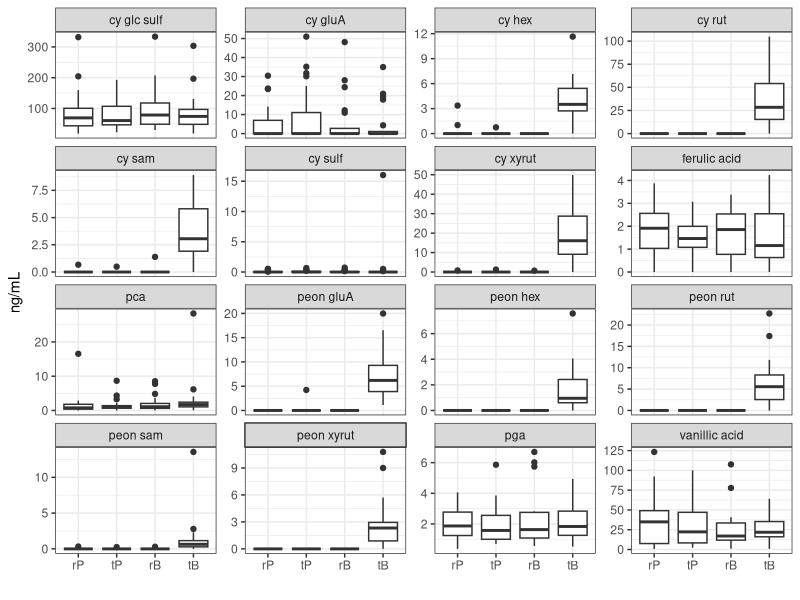
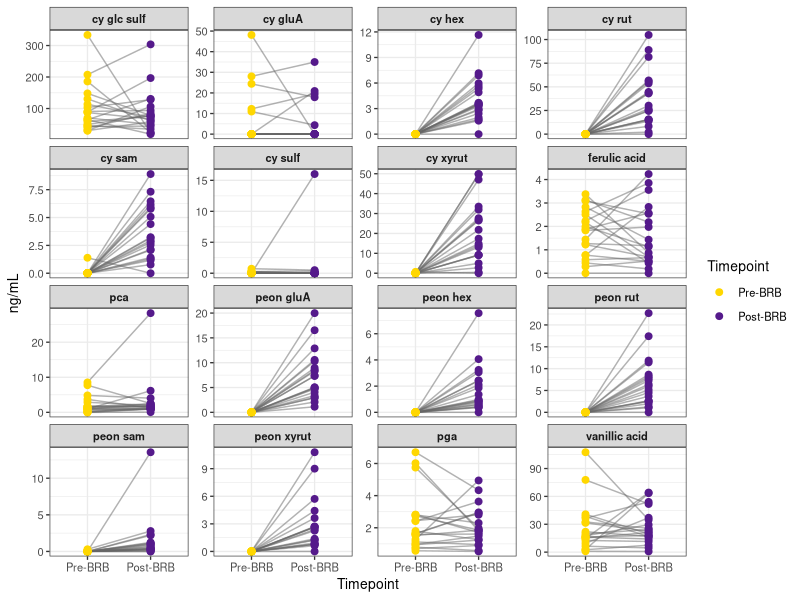
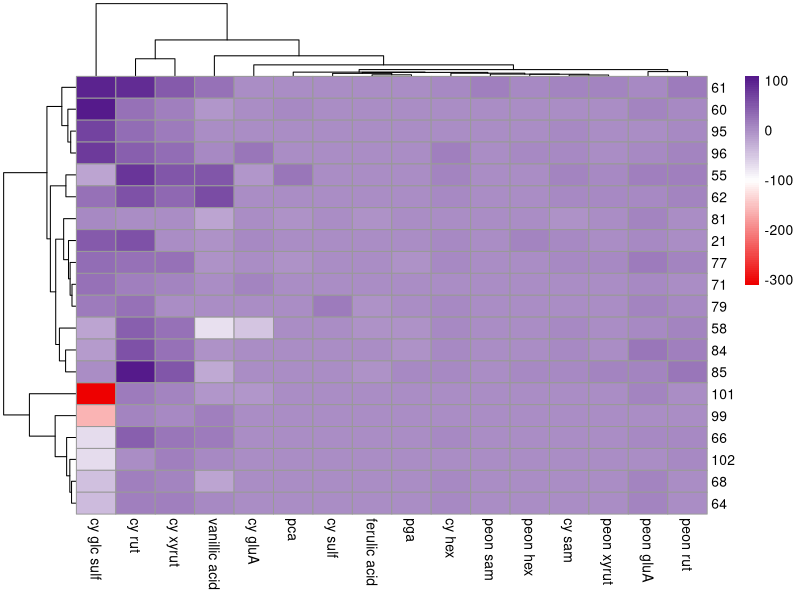
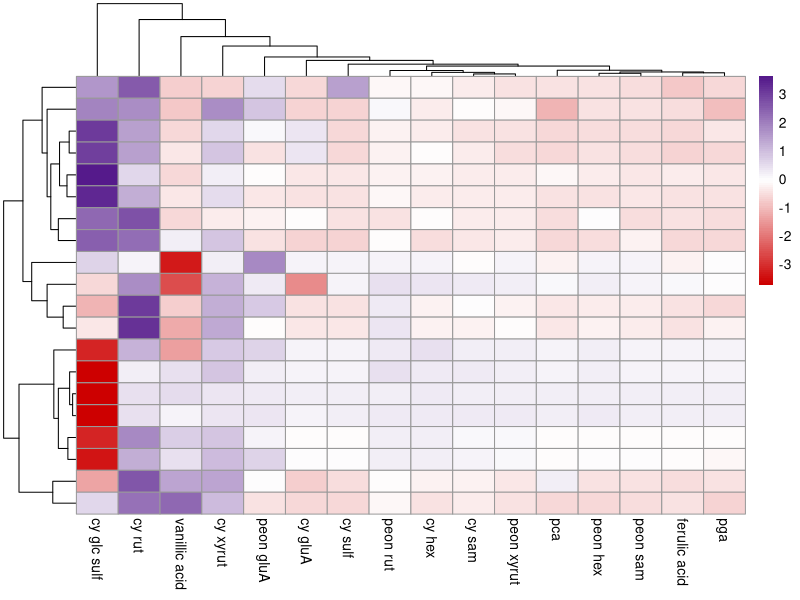
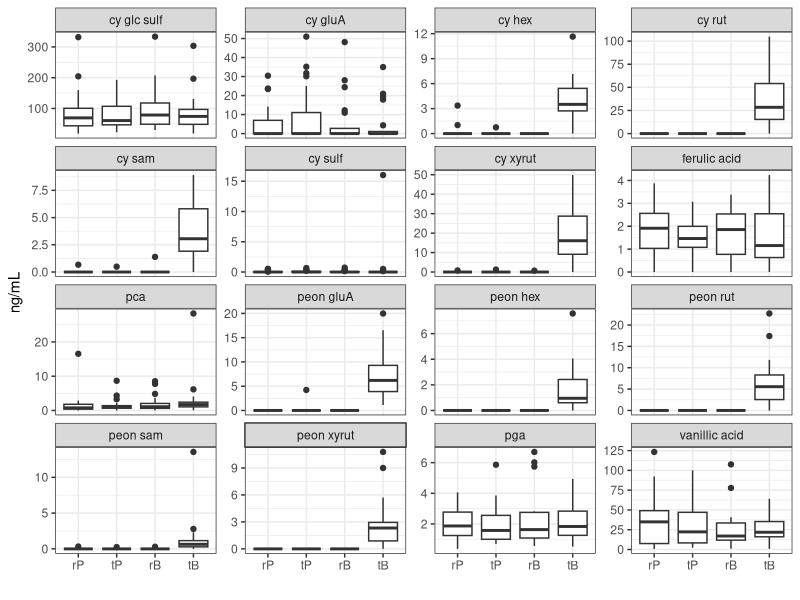
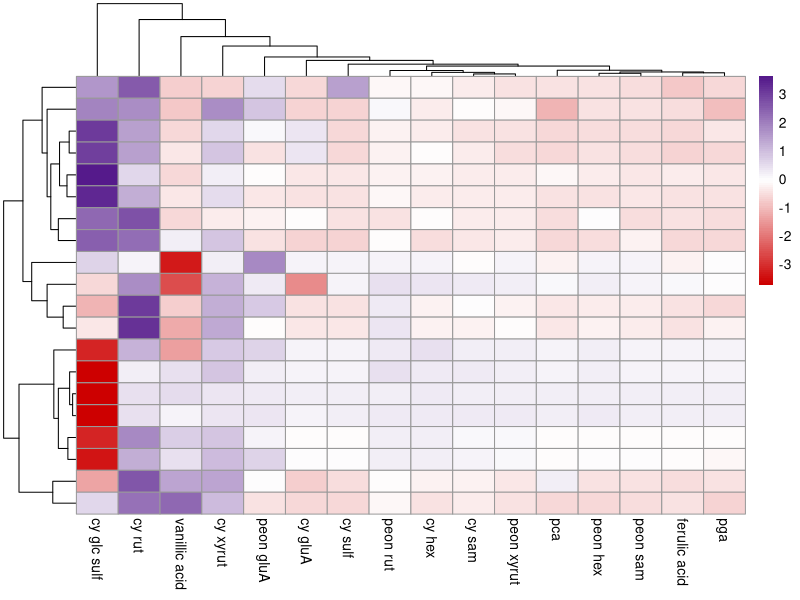

Write R code to recreate these figures, in order. (Note: this script raises an error after producing the figures.)
## ---- chunk 1
knitr::opts_chunk$set(echo = TRUE)

library(tidyverse)
library(readxl)
library(pheatmap)
library(grid)
library(svglite)
library(ggpubr)
## ---- chunk 2
key.long <- read.csv("../data/derived/timepoint_key_long.csv")
met <- read_excel("../data/raw/urine-metabolomics/Dan Urine Anthocyanin 11-10-2022.xlsx", sheet = "concentration ng mL") %>%
  filter(!is.na(`21-V2`))
## ---- chunk 3
met <- met %>%
  mutate_at(vars(-...1), ~as.numeric(.)) %>%
  mutate_at(vars(-...1), ~replace(., is.na(.), 0)) %>%
  pivot_longer(
    cols = 2:81, 
    names_to = "Sample",
    values_to = "value",
    values_transform = ~ as.numeric(gsub(",", "", .x))
  ) %>%
  rename("metabolite" = `...1`) %>%
  separate(Sample, c("Subject.Number", "v")) %>%
  mutate(v = toupper(v))
## ---- chunk 4
key.long <- key.long %>%
  mutate(v =  toupper(substr(timepoints, 11, 12)),
         v = ifelse(v == "-V", toupper(substr(timepoints, 12, 13)), v),
         Subject.Number = as.character(Subject.Number)) %>%
  select(Subject.Number, v, Timepoint) 

# join to met 
met <- met %>%
  left_join(key.long)
## ---- chunk 5
met$Timepoint <- factor(met$Timepoint, levels=c("rP", "tP", "rB", "tB"))

met %>%
  filter(!is.na(Timepoint)) %>%
  ggplot(aes(x = Timepoint, y = value)) +
  geom_boxplot() +
  facet_wrap(metabolite ~ ., scales = "free_y") +
  xlab("") +
  ylab("ng/mL") + 
  theme(base.size = 10) +
  theme_bw()

ggsave("../figures/metabolomics_boxplot.png", dev="png", height = 6, width = 5, dpi = 400)
## ---- chunk 6
# Rename levels for legend clarity
met_brb <- met %>%
  filter(Timepoint %in% c("rB", "tB")) %>%
  mutate(
    Timepoint = factor(Timepoint, levels = c("rB", "tB")),
    Timepoint = recode(Timepoint, "rB" = "Pre-BRB", "tB" = "Post-BRB")
  )

# Plot
ggplot(met_brb, aes(x = Timepoint, y = value, group = Subject.Number)) +
  geom_line(color = "gray40", alpha = 0.5) +
  geom_point(aes(color = Timepoint), size = 2) +
  facet_wrap(~ metabolite, scales = "free_y") +
  scale_color_manual(values = c("Pre-BRB" = "gold", "Post-BRB" = "purple4")) +
  labs(
    y = "ng/mL",
    x = "Timepoint"
  ) +
  theme_bw(base_size = 10) +
  theme(
    strip.text = element_text(face = "bold"),
    legend.position = "right"
  )

## ---- chunk 7
rb_tb_wide_all <- met %>%
  filter(Timepoint %in% c("rB", "tB")) %>%
  select(metabolite, Subject.Number, Timepoint, value) %>%
  pivot_wider(names_from = Timepoint, values_from = value) %>%
  mutate(change = tB - rB)

heat_data_all <- rb_tb_wide_all %>%
  select(Subject.Number, metabolite, change) %>%
  pivot_wider(names_from = metabolite, values_from = change) %>%
  column_to_rownames("Subject.Number") %>%
  as.matrix()

pheatmap(
  heat_data_all,
  cluster_rows = TRUE,
  cluster_cols = TRUE,
  color = colorRampPalette(c("red2", "white", "purple4"))(100))

## ---- chunk 8
# Z-score transform each metabolite (column)
heat_data_z <- t(scale(t(heat_data_all)))  # Rows = participants, Columns = metabolites

library(gridExtra)

ph <- pheatmap(
  heat_data_z,
  cluster_rows = TRUE,
  cluster_cols = TRUE,
  color = colorRampPalette(c("red3", "white", "purple4"))(100),
  labels_row = rep("", nrow(heat_data_z))   # remove IDs
)

ggsave("../figures/metabolomics_heatmap.svg", ph, width = 6, height = 4)


## ---- chunk 9
# Create the heatmap and store it
p <- pheatmap(
  heat_data_z,
  cluster_rows = TRUE,
  cluster_cols = TRUE,
  color = colorRampPalette(c("red3", "white", "purple4"))(100),
  silent = TRUE  # Prevents automatic plotting so we can capture it
)

# Open SVG device
svglite::svglite("../figures/metabolomics_heatmap.svg", height = 4, width = 6)

# Draw the saved gtable to the device
grid::grid.draw(p$gtable)

# Close device
dev.off()

## ---- chunk 10
# Ensure correct timepoint order
met$Timepoint <- factor(met$Timepoint, levels = c("rP", "tP", "rB", "tB"))

# Run Wilcoxon test: rB vs tB for each metabolite
sig_mets <- met %>%
  filter(Timepoint %in% c("rB", "tB")) %>%
  group_by(metabolite) %>%
  summarise(p.value = tryCatch(
    wilcox.test(value[Timepoint == "rB"], value[Timepoint == "tB"])$p.value,
    error = function(e) NA_real_
  )) %>%
  filter(p.value < 0.05) %>%
  pull(metabolite)

# Subset met for significant metabolites only
met_sig <- met %>%
  filter(metabolite %in% sig_mets)

met_comp <- met_sig %>% filter(Timepoint %in% c("rB", "tB"))

ggplot(met_comp, aes(x = Timepoint, y = value, group = Subject.Number)) +
  geom_line(alpha = 0.4) +
  geom_point(aes(color = Timepoint), size = 2) +
  facet_wrap(~ metabolite, scales = "free_y") +
  scale_color_manual(values = c("rB" = "gold", "tB" = "purple")) +
  labs(title = "Compliance Check: Metabolite Increase Post BRB",
       y = "ng/mL") +
  theme_bw(base_size = 11)

## ---- chunk 11
# Filter only rB and tB
met_rb_tb <- met %>%
  filter(Timepoint %in% c("rB", "tB"))

# Perform Wilcoxon test for each metabolite
wilcox_rb_tb <- met_rb_tb %>%
  group_by(metabolite) %>%
  summarise(
    p.value = wilcox.test(value ~ Timepoint)$p.value,
    .groups = "drop"
  ) %>%
  mutate(p.adj = p.adjust(p.value, method = "BH"),
         significant = ifelse(p.adj < 0.05, "yes", "no"))

# View significant results
wilcox_rb_tb %>% filter(significant == "yes")


## ---- chunk 12
# Get significant metabolite names
sig_metabs <- wilcox_rb_tb %>%
  filter(p.adj < 0.05) %>%
  pull(metabolite)

# Subset original data
rb_tb_data <- met %>%
  filter(Timepoint %in% c("rB", "tB"),
         metabolite %in% sig_metabs)

rb_tb_wide <- rb_tb_data %>%
  select(metabolite, Subject.Number, Timepoint, value) %>%
  pivot_wider(names_from = Timepoint, values_from = value) %>%
  mutate(change = tB - rB)
write.csv(rb_tb_wide,
          file = "../data/derived/rb_tb_wide.csv")
## ---- chunk 13
# Loop through each metabolite and plot the changes
for (metab in unique(rb_tb_wide$metabolite)) {
  p <- rb_tb_wide %>%
    filter(metabolite == metab) %>%
    ggplot(aes(x = factor(Subject.Number), y = change)) +
    geom_col(fill = "steelblue") +
    labs(title = paste("Change in", metab, "per participant"),
         x = "Subject", y = "Change (tB - rB)") +
    theme_minimal()

  print(p)  # shows the plot if interactive
  ggsave(paste0("figures/", gsub(" ", "_", metab), "_barplot.png"), plot = p, width = 6, height = 4)
}

## ---- chunk 14
my_colors <- c("#4E79A7", "#F28E2B", "#E15759", "#76B7B2", "#59A14F",
               "#EDC948", "#B07AA1", "#FF9DA7", "#9C755F", "#BAB0AC")

rb_tb_wide %>%
  ggplot(aes(x = factor(Subject.Number), y = change, fill = factor(Subject.Number))) +
  geom_col() +
  facet_wrap(~ metabolite, scales = "free_y") +
  scale_fill_manual(values = rep(my_colors, length.out = length(unique(rb_tb_wide$Subject.Number)))) +
  labs(x = "Participant ID", y = "Change in Metabolite Concentration (ng/mL)") +
  theme_minimal() +
  theme(axis.text.x = element_text(angle = 90, hjust = 1),
        legend.position = "none")


## ---- chunk 15
# Filter for rB and tB timepoints only
met_rb_tb <- met_sig %>%
  filter(Timepoint %in% c("rB", "tB"))

# Get one row per Subject.Number × metabolite with rB and tB
met_diff <- met_rb_tb %>%
  select(Subject.Number, metabolite, Timepoint, value) %>%
  pivot_wider(names_from = Timepoint, values_from = value) %>%
  filter(!is.na(rB) & !is.na(tB)) %>%  # Keep complete cases
  mutate(change = tB - rB)

# Plot density
ggplot(met_diff, aes(x = change)) +
  geom_density(fill = "lightblue", alpha = 0.6) +
  facet_wrap(~ metabolite, scales = "free") +
  labs(x = "(ng/mL)") +
  theme_bw(base_size = 11)


## ---- chunk 16
# Create matrix: rows = participants, columns = metabolites
heat_data <- rb_tb_wide %>%
  select(Subject.Number, metabolite, change) %>%
  pivot_wider(names_from = metabolite, values_from = change) %>%
  column_to_rownames("Subject.Number") %>%
  as.matrix()

pheatmap(
  heat_data,
  cluster_rows = TRUE,
  cluster_cols = TRUE,
  color = colorRampPalette(c("purple4", "white", "red2"))(100))


## ---- chunk 17
heat_data_sig <- rb_tb_wide %>%
  filter(metabolite %in% sig_mets) %>%
  select(Subject.Number, metabolite, change) %>%
  pivot_wider(names_from = metabolite, values_from = change) %>%
  column_to_rownames("Subject.Number") %>%
  as.matrix()

# Perform hierarchical clustering on participants
row_dist <- dist(heat_data_sig)
row_clust <- hclust(row_dist)

# Cut dendrogram into 3 clusters
cluster_assignments <- cutree(row_clust, k = 3)

# Create annotation dataframe
compliance_cluster_df <- data.frame(
  Subject.Number = rownames(heat_data_sig),
  compliance_cluster = as.factor(cluster_assignments)
)
rownames(compliance_cluster_df) <- compliance_cluster_df$Subject.Number
compliance_cluster_df <- compliance_cluster_df["compliance_cluster", drop = FALSE]

pheatmap(
  heat_data_sig,
  annotation_row = compliance_cluster_df,
  cluster_rows = TRUE,
  cluster_cols = TRUE,  # cluster metabolites
  color = colorRampPalette(c("blue", "white", "red"))(100))

## ---- chunk 18
# Cut into 3 clusters
cluster_assignments <- cutree(row_clust, k = 3)

# Merge clusters 1 and 2 into one group
merged_clusters <- ifelse(cluster_assignments %in% c(1, 2), "Responder", "Non-responder")

# Build new annotation dataframe
compliance_cluster_df <- data.frame(BRB_response = merged_clusters)
rownames(compliance_cluster_df) <- rownames(heat_data_sig)
annotation_colors <- list(
  BRB_response = c("Responder" = "skyblue", "Non-responder" = "gold")
)
pheatmap(
  heat_data_sig,
  annotation_row = compliance_cluster_df,
  annotation_colors = annotation_colors,
  cluster_rows = TRUE,
  cluster_cols = TRUE,
  color = colorRampPalette(c("purple4", "white", "red2"))(100))

## ---- chunk 19
write.csv(
  compliance_cluster_df,
  file = "../data/compliance_cluster_df.csv")
## ---- chunk 20
# Pick one non-significant metabolite
no_change_met <- wilcox_rb_tb %>%
  filter(p.adj > 0.5) %>%
  filter(metabolite %in% unique(met$metabolite)) %>%
  filter(!metabolite %in% c("cy rut", "cyxyrut")) %>%
  slice(1) %>%
  pull(metabolite)

# Set desired facet order
met_order <- c("cy rut", "cy xyrut", no_change_met)

# Plot
met %>%
  filter(Timepoint %in% c("rB", "tB"),
         metabolite %in% met_order) %>%
  mutate(
    Timepoint = recode(Timepoint, "rB" = "Pre-BRB", "tB" = "Post-BRB"),
    metabolite = factor(metabolite, levels = met_order)  # enforce facet order
  ) %>%
  ggplot(aes(x = Timepoint, y = value)) +
  geom_boxplot(fill = "lightblue", outlier.shape = NA) +
  geom_jitter(width = 0.2, size = 1.5, alpha = 0.6) +  # show individual points
  facet_wrap(~ metabolite, scales = "free_y") +
  labs(x = "", y = "ng/mL") +
  theme_bw(base_size = 9)

ggsave("../figures/metabolomics_3boxplot.svg", height = 4, width = 6)

## ---- chunk 21
# Define comparisons (Pre-BRB vs Post-BRB for each metabolite)
comparisons <- list(c("Pre-BRB", "Post-BRB"))

met %>%
  filter(Timepoint %in% c("rB", "tB"),
         metabolite %in% met_order) %>%
  mutate(
    Timepoint = recode(Timepoint, "rB" = "Pre-BRB", "tB" = "Post-BRB"),
    metabolite = factor(metabolite, levels = met_order)
  ) %>%
  ggplot(aes(x = Timepoint, y = value)) +
  geom_boxplot(fill = "lightblue", outlier.shape = NA) +
  geom_jitter(width = 0.2, size = 1.5, alpha = 0.6) +
  facet_wrap(~ metabolite, scales = "free_y") +
  labs(x = "", y = "(ng/mL)") +
  theme_bw(base_size = 15) +
  theme(axis.text.x = element_text(angle = 20, hjust = 1)) +
  stat_compare_means(
    comparisons = comparisons, 
    method = "wilcox.test", 
    label = "p.signif"     # <-- asterisks instead of raw p-values
  )

ggsave("../figures/metabolomics_3boxplot1.svg", height = 4, width = 6)

## ---- chunk 22
comparisons <- list(c("Pre-BRB", "Post-BRB"),c("Pre-Placebo", "Post-Placebo"))

met %>%
  filter(Timepoint %in% c("rB", "tB", "rP", "tP"),
         metabolite %in% met_order) %>%
  mutate(
    Timepoint = recode(Timepoint,
                       "rB" = "Pre-BRB",  "tB" = "Post-BRB",
                       "rP" = "Pre-Placebo", "tP" = "Post-Placebo"),
    Timepoint = factor(Timepoint,
                       levels = c("Pre-Placebo","Post-Placebo","Pre-BRB","Post-BRB")),
    metabolite = factor(metabolite, levels = met_order)
  ) %>%
  ggplot(aes(x = Timepoint, y = value)) +
  geom_boxplot(fill = "lightblue", outlier.shape = NA) +
  geom_jitter(width = 0.2, size = 1.5, alpha = 0.6) +
  facet_wrap(~ metabolite, scales = "free_y") +
  labs(x = "", y = "(ng/mL)") +
  theme_bw(base_size = 15) +
  theme(axis.text.x = element_text(angle = 20, hjust = 1))+
  stat_compare_means(
  comparisons = comparisons,
  method = "wilcox.test",
  method.args = list(paired = TRUE),
  label = "p.signif"
)
ggsave("../figures/metabolomics_3boxplot1.svg", height = 4, width = 6)
